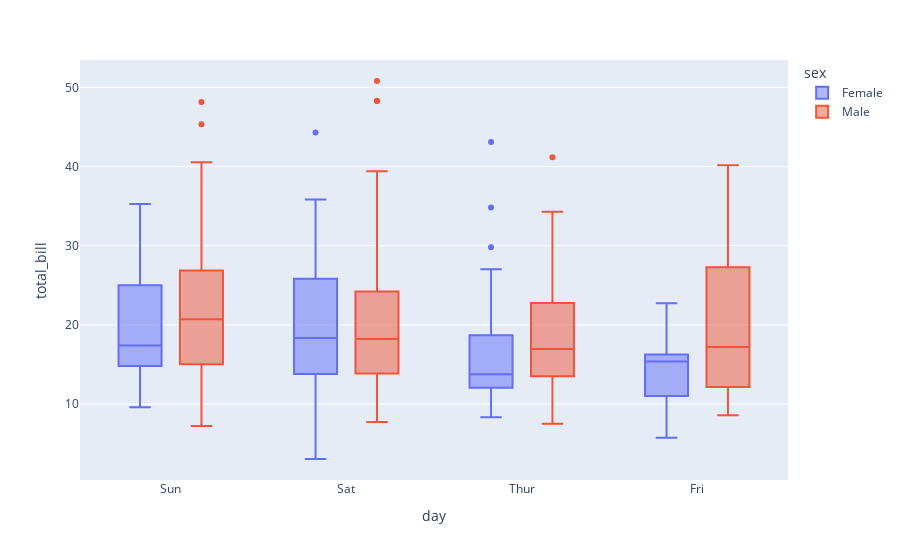

The notebook cell this image was saved under:
### Markdown cell above
`Question 2` : Using the tips dataset in the Plotly library, plot a box plot using Plotly express.

### Code cell
import plotly.express as px

# Load the tips dataset from Plotly
tips_df = px.data.tips()

# Create a box plot using Plotly express
fig = px.box(tips_df, x="day", y="total_bill", color="sex")

# Show the plot
fig.show()

### Figure 1 — Plotly figure (JSON) as saved in the notebook; plotly's stock layout.template omitted (floating-point values rounded to 4 significant figures; data arrays with more than 128 entries replaced by an {"elided": "..."} marker saying what was removed)
{"data": [{"alignmentgroup": "True", "hovertemplate": "sex=Female<br>day=%{x}<br>total_bill=%{y}<extra></extra>", "legendgroup": "Female", "marker": {"color": "#636efa"}, "name": "Female", "notched": false, "offsetgroup": "Female", "orientation": "v", "showlegend": true, "type": "box", "x": ["Sun", "Sun", "Sun", "Sun", "Sun", "Sun", "Sat", "Sat", "Sat", "Sat", "Sat", "Sat", "Sun", "Sun", "Sat", "Sat", "Sat", "Sat", "Sat", "Sat", "Sat", "Thur", "Thur", "Fri", "Fri", "Fri", "Fri", "Fri", "Sat", "Sat", "Sat", "Sat", "Sat", "Sun", "Sun", "Thur", "Thur", "Thur", "Thur", "Thur", "Thur", "Thur", "Thur", "Thur", "Thur", "Thur", "Thur", "Thur", "Thur", "Thur", "Thur", "Thur", "Thur", "Thur", "Thur", "Thur", "Thur", "Sun", "Sun", "Sun", "Sun", "Sun", "Sat", "Sat", "Sun", "Sun", "Sun", "Thur", "Thur", "Thur", "Thur", "Thur", "Thur", "Thur", "Sat", "Sat", "Sat", "Sat", "Sat", "Fri", "Fri", "Fri", "Fri", "Sat", "Sat", "Sat", "Thur"], "x0": " ", "xaxis": "x", "y": [16.99, 24.59, 35.26, 14.83, 10.33, 16.97, 20.29, 15.77, 19.65, 15.06, 20.69, 16.93, 10.29, 34.81, 26.41, 16.45, 3.07, 17.07, 26.86, 25.28, 14.73, 10.07, 34.83, 5.75, 16.32, 22.75, 11.35, 15.38, 44.3, 22.42, 20.92, 14.31, 7.25, 25.71, 17.31, 10.65, 12.43, 24.08, 13.42, 12.48, 29.8, 14.52, 11.38, 20.27, 11.17, 12.26, 18.26, 8.51, 10.33, 14.15, 13.16, 17.47, 27.05, 16.43, 8.35, 18.64, 11.87, 29.85, 25, 13.39, 16.21, 17.51, 10.59, 10.63, 9.6, 20.9, 18.15, 19.81, 43.11, 13, 12.74, 13, 16.4, 16.47, 12.76, 13.27, 28.17, 12.9, 30.14, 13.42, 15.98, 16.27, 10.09, 22.12, 35.83, 27.18, 18.78], "y0": " ", "yaxis": "y"}, {"alignmentgroup": "True", "hovertemplate": "sex=Male<br>day=%{x}<br>total_bill=%{y}<extra></extra>", "legendgroup": "Male", "marker": {"color": "#EF553B"}, "name": "Male", "notched": false, "offsetgroup": "Male", "orientation": "v", "showlegend": true, "type": "box", "x": {"elided": "157 str values"}, "x0": " ", "xaxis": "x", "y": {"elided": "157 float values"}, "y0": " ", "yaxis": "y"}], "layout": {"boxmode": "group", "legend": {"title": {"text": "sex"}, "tracegroupgap": 0}, "margin": {"t": 60}, "xaxis": {"anchor": "y", "domain": [0, 1], "title": {"text": "day"}}, "yaxis": {"anchor": "x", "domain": [0, 1], "title": {"text": "total_bill"}}}}
